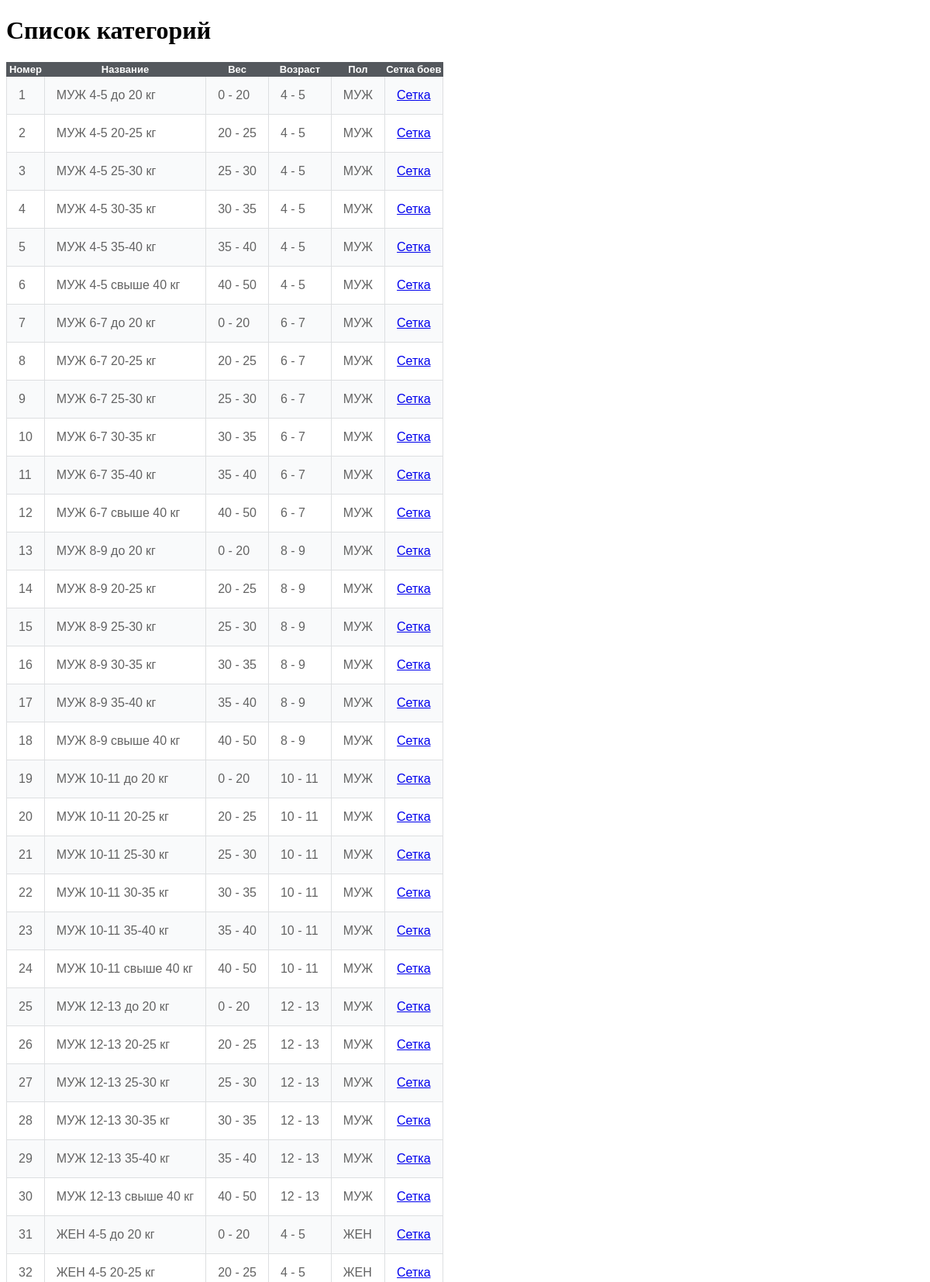
The page /categories (upper part) on the database its author committed.
### main.py (models this page shows)
class Category(db.Model):
    id = db.Column(db.Integer, primary_key=True)
    name = db.Column(db.String, nullable=False)
    min_age = db.Column(db.Integer, nullable=False)
    max_age = db.Column(db.Integer, nullable=False)
    min_weight = db.Column(db.Integer, nullable=False)
    max_weight = db.Column(db.Integer, nullable=False)
    gender = db.Column(db.String, nullable=False)

### main.py (the view)
@app.route('/categories')
def categories():
    session = Session()
    result = session.query(Category).all()
    data = []
    for r in result:
        category = r.__dict__
        data.append({"category": category})
    return render_template('categories.html', data=data)

### templates/categories.html (shortened to what this page needs)
<!DOCTYPE html>
<html lang="en">
<head>
</head>
<body>
    <h1>Список категорий</h1>
<table>
    <tr>
        <th>Номер</th>
        <th>Название</th>
        <th>Вес</th>
        <th>Возраст</th>
        <th>Пол</th>
        <th>Сетка боев</th>
    </tr>
    {% for elem in data %}
    <tr>
        <td>{{ elem['category']['id'] }}</td>
        <td>{{ elem['category']['name'] }}</td>
        <td>{{ elem['category']['min_weight'] }} - {{ elem['category']['max_weight'] }}</td>
        <td>{{ elem['category']['min_age'] }} - {{ elem['category']['max_age'] }}</td>
        <td>{{ elem['category']['gender'] }}</td>
        <td><a href="battle-net/{{ elem['category']['id'] }}">Сетка</a></td>
    </tr>
    {% endfor %}
</table>
</body>
</html>

### templates/categories.html (style rules this page uses)
table { border-collapse: collapse; font-family: Tahoma, Geneva, sans-serif; }
table td { padding: 15px; }
table th { background-color: #54585d; color: #ffffff; font-weight: bold; font-size: 13px; border: 1px solid #54585d; }
table tbody td { color: #636363; border: 1px solid #dddfe1; }
table tbody tr { background-color: #f9fafb; }
table tbody tr:nth-child(odd) { background-color: #ffffff; }

### rows shown on the page
Category: category.id "1", category.name "МУЖ 4-5 до 20 кг", category.min_weight "0", category.max_weight "20", category.min_age "4", category.max_age "5", category.gender "МУЖ"
Category: category.id "2", category.name "МУЖ 4-5 20-25 кг", category.min_weight "20", category.max_weight "25", category.min_age "4", category.max_age "5", category.gender "МУЖ"
Category: category.id "3", category.name "МУЖ 4-5 25-30 кг", category.min_weight "25", category.max_weight "30", category.min_age "4", category.max_age "5", category.gender "МУЖ"
Category: category.name "МУЖ 4-5 30-35 кг", category.gender "МУЖ"
Category: category.name "МУЖ 4-5 35-40 кг", category.gender "МУЖ"
Category: category.id "6", category.name "МУЖ 4-5 свыше 40 кг", category.min_weight "40", category.max_weight "50", category.min_age "4", category.max_age "5", category.gender "МУЖ"
Category: category.name "МУЖ 6-7 до 20 кг", category.gender "МУЖ"
Category: category.id "8", category.name "МУЖ 6-7 20-25 кг", category.min_weight "20", category.max_weight "25", category.min_age "6", category.max_age "7", category.gender "МУЖ"
Category: category.id "9", category.name "МУЖ 6-7 25-30 кг", category.min_weight "25", category.max_weight "30", category.min_age "6", category.max_age "7", category.gender "МУЖ"
Category: category.id "10", category.name "МУЖ 6-7 30-35 кг", category.min_weight "30", category.max_weight "35", category.min_age "6", category.max_age "7", category.gender "МУЖ"
Category: category.id "11", category.name "МУЖ 6-7 35-40 кг", category.min_weight "35", category.max_weight "40", category.min_age "6", category.max_age "7", category.gender "МУЖ"
Category: category.id "12", category.name "МУЖ 6-7 свыше 40 кг", category.min_weight "40", category.max_weight "50", category.min_age "6", category.max_age "7", category.gender "МУЖ"
Category: category.id "13", category.name "МУЖ 8-9 до 20 кг", category.min_weight "0", category.max_weight "20", category.min_age "8", category.max_age "9", category.gender "МУЖ"
Category: category.id "14", category.name "МУЖ 8-9 20-25 кг", category.min_weight "20", category.max_weight "25", category.min_age "8", category.max_age "9", category.gender "МУЖ"
Category: category.id "15", category.name "МУЖ 8-9 25-30 кг", category.min_weight "25", category.max_weight "30", category.min_age "8", category.max_age "9", category.gender "МУЖ"
Category: category.id "16", category.name "МУЖ 8-9 30-35 кг", category.min_weight "30", category.max_weight "35", category.min_age "8", category.max_age "9", category.gender "МУЖ"
Category: category.id "17", category.name "МУЖ 8-9 35-40 кг", category.min_weight "35", category.max_weight "40", category.min_age "8", category.max_age "9", category.gender "МУЖ"
Category: category.id "18", category.name "МУЖ 8-9 свыше 40 кг", category.min_weight "40", category.max_weight "50", category.min_age "8", category.max_age "9", category.gender "МУЖ"
Category: category.id "19", category.name "МУЖ 10-11 до 20 кг", category.min_weight "0", category.max_weight "20", category.min_age "10", category.max_age "11", category.gender "МУЖ"
Category: category.name "МУЖ 10-11 20-25 кг", category.gender "МУЖ"
Category: category.id "21", category.name "МУЖ 10-11 25-30 кг", category.min_weight "25", category.max_weight "30", category.min_age "10", category.max_age "11", category.gender "МУЖ"
Category: category.id "22", category.name "МУЖ 10-11 30-35 кг", category.min_weight "30", category.max_weight "35", category.min_age "10", category.max_age "11", category.gender "МУЖ"
Category: category.id "23", category.name "МУЖ 10-11 35-40 кг", category.min_weight "35", category.max_weight "40", category.min_age "10", category.max_age "11", category.gender "МУЖ"
Category: category.id "24", category.name "МУЖ 10-11 свыше 40 кг", category.min_weight "40", category.max_weight "50", category.min_age "10", category.max_age "11", category.gender "МУЖ"
Category: category.id "25", category.name "МУЖ 12-13 до 20 кг", category.min_weight "0", category.max_weight "20", category.min_age "12", category.max_age "13", category.gender "МУЖ"
Category: category.id "26", category.name "МУЖ 12-13 20-25 кг", category.min_weight "20", category.max_weight "25", category.min_age "12", category.max_age "13", category.gender "МУЖ"
Category: category.id "27", category.name "МУЖ 12-13 25-30 кг", category.min_weight "25", category.max_weight "30", category.min_age "12", category.max_age "13", category.gender "МУЖ"
Category: category.id "28", category.name "МУЖ 12-13 30-35 кг", category.min_weight "30", category.max_weight "35", category.min_age "12", category.max_age "13", category.gender "МУЖ"
Category: category.id "29", category.name "МУЖ 12-13 35-40 кг", category.min_weight "35", category.max_weight "40", category.min_age "12", category.max_age "13", category.gender "МУЖ"
Category: category.id "30", category.name "МУЖ 12-13 свыше 40 кг", category.min_weight "40", category.max_weight "50", category.min_age "12", category.max_age "13", category.gender "МУЖ"
Category: category.id "31", category.name "ЖЕН 4-5 до 20 кг", category.min_weight "0", category.max_weight "20", category.min_age "4", category.max_age "5", category.gender "ЖЕН"
Category: category.id "32", category.name "ЖЕН 4-5 20-25 кг", category.min_weight "20", category.max_weight "25", category.min_age "4", category.max_age "5", category.gender "ЖЕН"

### other values the page prints
{{ elem['category']['id'] }} "4" "5" "7" "20"
{{ elem['category']['min_weight'] }} "30" "35" "0" "20"
{{ elem['category']['max_weight'] }} "35" "40" "20" "25"
{{ elem['category']['min_age'] }} "4" "4" "6" "10"
{{ elem['category']['max_age'] }} "5" "5" "7" "11"
